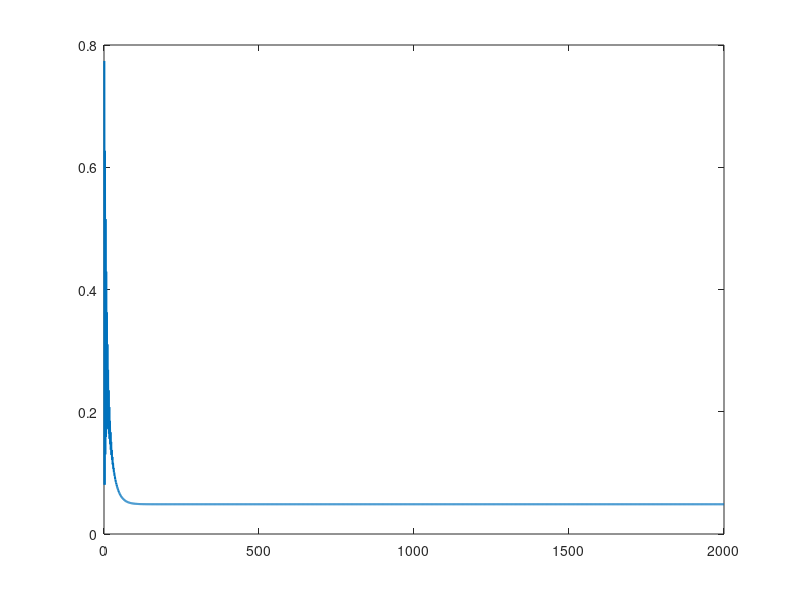

MATLAB code to generate this figure: (Note: this script raises an error after producing the figure.)
%% bSSFP Bloch (single isochromat, on-resonance) + analytic steady-state comparison
% Inputs (edit these):
T1    = 1.3;                % [s]
T2    = 0.04;               % [s]
TR    = 9.0e-3;             % [s]
alpha = 60 * pi/180;        % [rad]
NR    = 2000;               % number of readouts
M0    = 1;                  % equilibrium magnetization (proton density scaling)

TE = TR/2;

% Relaxation factors
E1  = exp(-TR/T1);
E2  = exp(-TR/T2);
E1h = exp(-TE/T1);
E2h = exp(-TE/T2);

% State vector [Mx; My; Mz]
M = [0; 0; M0];

Mxy = complex(zeros(NR,1));

%% --- Bloch simulation (single isochromat, on-resonance) ---
for n = 1:NR

    % RF phase cycling for bSSFP: 0, pi, 0, pi, ...
    phi = mod(n-1,2)*pi;

    % Rotation matrices (inline)
    ca = cos(alpha); sa = sin(alpha);
    Rx = [1  0   0;
          0 ca -sa;
          0 sa  ca];

    cp = cos(phi); sp = sin(phi);
    Rz_p  = [ cp -sp 0;
              sp  cp 0;
              0   0  1];
    Rz_m  = [ cp  sp 0;
             -sp  cp 0;
              0   0  1];

    % RF about axis with phase phi: Rz(phi)*Rx(alpha)*Rz(-phi)
    M = Rz_p * Rx * Rz_m * M;

    % Free precession (on-resonance => no z-rotation) + relaxation for TE
    M = [E2h*M(1);
         E2h*M(2);
         E1h*M(3) + (1-E1h)*M0];

    % Readout at TE
    Mxy(n) = M(1) + 1i*M(2);

    % Second half TR: again free precession + relaxation for TE
    M = [E2h*M(1);
         E2h*M(2);
         E1h*M(3) + (1-E1h)*M0];
end

%% --- Analytic steady-state echo amplitude (TE = TR/2, on-resonance) ---
% Scheffler 2003 (Principles and applications of balanced SSFP techniques), Eq. (1): :contentReference[oaicite:1]{index=1}
%   Mss = M0 * sqrt(E2) * (1 - E1) * sin(alpha) / (1 - (E1 - E2)*cos(alpha) - E1*E2)
Mss = M0 * sqrt(E2) * (1 - E1) * sin(alpha) / (1 - (E1 - E2)*cos(alpha) - E1*E2);

%% --- Visualization ---
n = (1:NR).';

figure(1); clf;
plot(n, abs(Mxy), 'LineWidth', 1.5); hold on;
yline(abs(Mss), '--', 'LineWidth', 2.0);
grid on;
xlabel('Readout number');
ylabel('|M_{xy}(TE)|');
title(sprintf('bSSFP single-iso Bloch vs analytic steady state (T1=%.0f ms, T2=%.0f ms, TR=%.1f ms, \\alpha=%.0f°)', ...
    1e3*T1, 1e3*T2, 1e3*TR, alpha*180/pi));
legend('Bloch transient |M_{xy}|', 'Analytic |M_{ss}|', 'Location','best');

figure(2); clf;
plot(n, angle(Mxy), '.');
grid on;
xlabel('Readout number');
ylabel('phase(M_{xy}(TE)) [rad]');
title('bSSFP Bloch phase evolution at TE (with 0/\pi RF phase cycling)');
